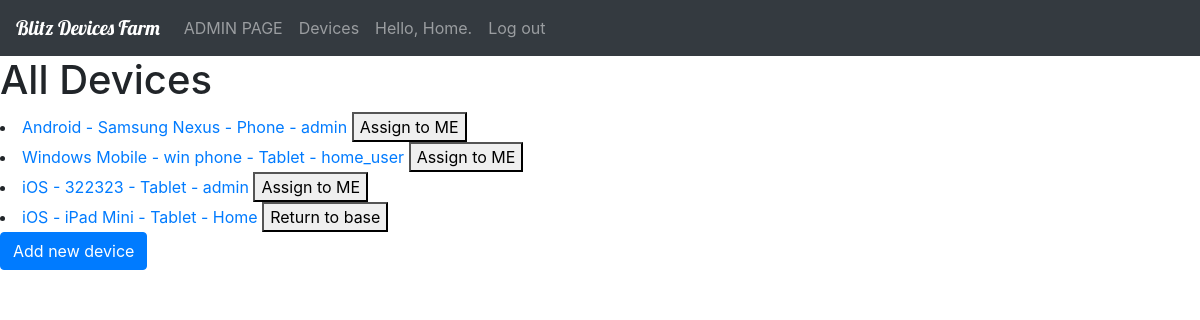
The app's page / (signed in) with its own data.
### users/models.py (models this page shows)
class User(AbstractUser):
    room = models.PositiveIntegerField(null=True)
    def __str__(self):
        return self.username

### devices_farm/models.py (models this page shows, shortened)
class Device(models.Model):
    objects = models.Manager()
    ANDROID = 'Android'
    IOS = 'iOS'
    WIN_MOBILE = 'Windows Mobile'
    PLATFORMS = (
        (IOS, IOS),
        (ANDROID, ANDROID),
        (WIN_MOBILE, WIN_MOBILE)
    )
    device_platform = models.CharField(
        name='platform',
        max_length=20,
        choices=PLATFORMS,
    )
    device_name = models.CharField(
        max_length=20,
    )
    PHONE = 'Phone'
    TABLET = 'Tablet'
    TYPES = (
        (PHONE, PHONE),
        (TABLET, TABLET),
    )
    device_type = models.CharField(
        name='type',
        max_length=20,
        choices=TYPES,
        default=PHONE,
    )
    os_version = models.CharField(
        max_length=10,
        default=None,
    )
    device_gpu = models.CharField(
        max_length=20,
        blank=True,
        help_text='Only required if Platform is "Android".',
    )
    device_owner = models.ForeignKey(
        User,
        name='owner',
        on_delete=models.SET_NULL,
        null=True,
        related_name='user_owner'
    )
    current_holder = models.ForeignKey(
        User,
        name='holder',
        on_delete=models.SET_NULL,
        null=True,
        related_name='user_holder'
    )
    company_number = models.CharField(
        max_length=20,
        blank=True,
        default='',
    )
    serial_number = models.CharField(
        max_length=20,
    )
    mac_address = MACAddressField(
        null=True,
        blank=True,
        integer=False,
        default='',
    )
    imei_number = models.CharField(
        name='imei',
        max_length=20,
        blank=True,
        default='',
    )
    sim_card = models.BooleanField(
        default=True,
    )
    sd_card = models.BooleanField(
        default=False,
    )
    screen_resolution = models.CharField(
        max_length=20,
        blank=True,
        default='',
    )
    screen_diagonal = models.CharField(
        max_length=20,
        blank=True,
        default='',
    )
    memory_size = models.IntegerField(
        help_text='Size in GB.',
    )
    device_color = models.CharField(
        name='color',
        max_length=20,
        blank=True,
        default='',
    )
    is_active = models.BooleanField(
        default=True,
    )
    characteristics_url = models.URLField(
        default='',
        blank=True,
    )
    class Meta:
        ordering = ['platform', 'type', 'device_name']
    def get_absolute_url(self):
        return reverse('devices_farm:device', args=[str(self.id)])

### devices_farm/views.py (the view)
# urls.py: url(r'^$', views.DeviceList.as_view(), name='devices'),
class DeviceList(ListView):
    model = Device
    context_object_name = 'devices'
    template_name = 'devices_farm/devices.html'
    paginate_by = 10
    @method_decorator(login_required)
    def dispatch(self, request, *args, **kwargs):
        return super(DeviceList, self).dispatch(request, *args, **kwargs)

### devices_farm/templates/devices_farm/devices.html
{% extends "devices_farm/base.html" %}
{% load static %}
{% block content %}
    <h1>All Devices</h1>
    {% for device in devices %}
        <li>
            <a href="{{ device.get_absolute_url }}">
                {{ device.platform }} -
                {{ device.device_name }} -
                {{ device.type }} -
                {{ device.holder }}
            </a>
            {% if user == device.owner %}
                <button>
                    Return to base
                </button>
            {% else %}
                <button>
                    Assign to ME
                </button>
            {% endif %}
        </li>
    {% empty %}
        <li>
            <h3>There isn't added devices.</h3>
        </li>
    {% endfor %}
    <form action="{% url 'devices_farm:add-device' %}">
        <button name="submit" class="btn btn-primary">Add new device</button>
    </form>
{% endblock content %}

### devices_farm/templates/devices_farm/base.html (shortened to what this page needs)
<!DOCTYPE html>
{% load static %}
<html lang="en">
<head>
    <link rel="stylesheet" href="https://stackpath.bootstrapcdn.com/bootstrap/4.1.3/css/bootstrap.min.css">
    <link rel="stylesheet" href="{% static 'devices_farm/devices_farm.css' %}">
    <script src="https://maxcdn.bootstrapcdn.com/bootstrap/3.3.7/js/bootstrap.min.js"></script></head>
<body>
    <nav class="navbar sticky-top navbar-expand-lg navbar-dark bg-dark">
        <a class="navbar-brand" href="#">Blitz Devices Farm</a>
        <div class="collapse navbar-collapse" id="navbarSupportedContent">
            <ul class="navbar-nav mr-auto">
                <li class="nav-item">
                    <a class="nav-link" href="http://127.0.0.1:8000/admin/">ADMIN PAGE</a>
                </li>
                {% if user.is_authenticated %}
                <li class="nav-item">
                    <a class="nav-link" href="{% url 'devices_farm:devices' %}">Devices</a>
                </li>
                <li class="nav-item">
                    <a class="nav-link" href="#">Hello, {{ user.username }}.</a>
                </li>
                <li class="nav-item">
                    <a class="nav-link" href="{% url 'users:logout' %}">Log out</a>
                </li>
                {% endif %}
            </ul>
        </div>
    </nav>
    {% block content %}
    {% endblock content %}
</body>
</html>

### devices_farm/static/devices_farm/devices_farm.css (style rules this page uses)
.navbar-brand { font-family: 'Lobster', cursive; }

### records on screen
User: username "Home"
Device: platform "Android", device_name "Samsung Nexus", type "Phone", holder "admin", shows "Assign to ME"
Device: platform "Windows Mobile", device_name "win phone", type "Tablet", holder "home_user", shows "Assign to ME"
Device: platform "iOS", device_name "322323", type "Tablet", holder "admin", shows "Assign to ME"
Device: platform "iOS", device_name "iPad Mini", type "Tablet", holder "Home", shows "Return to base"
